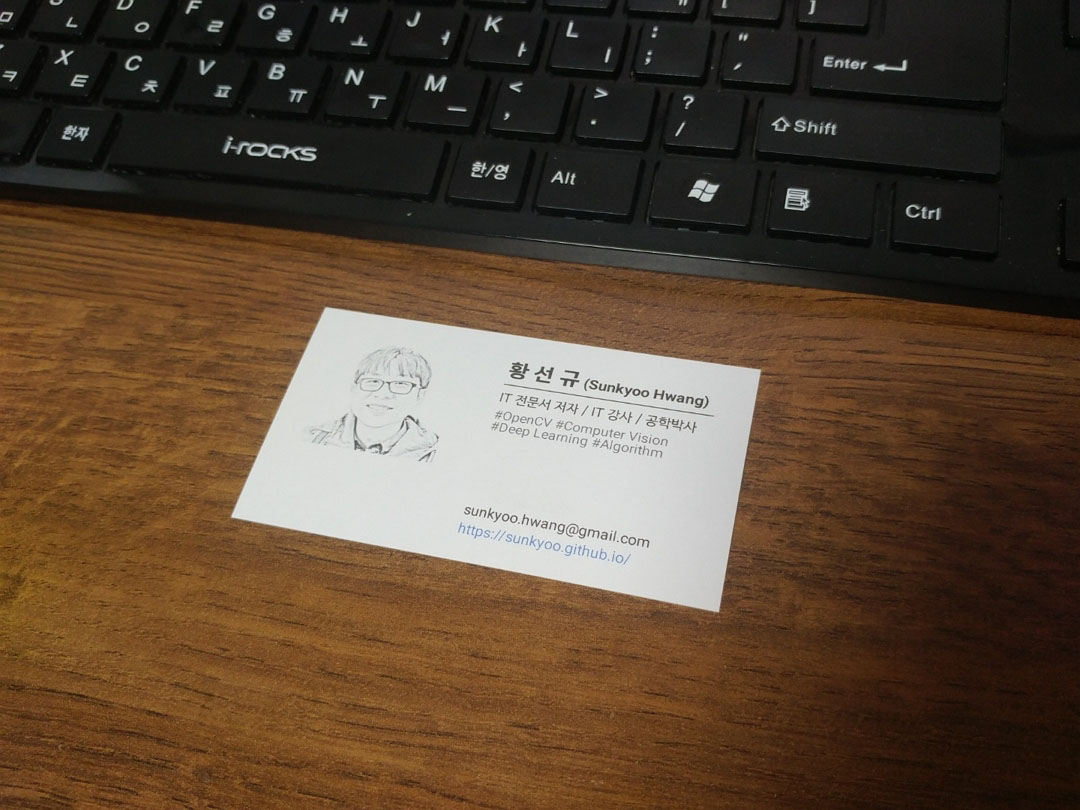
#> input picture [3강]명함 검출 및 인식I- 이진화/namecard1.jpg, 1080 x 810 px
$ jupyter execute --allow-errors '1. threshold.ipynb'
#> lines starting #> are read from the running program, lines starting #| are printed output that depends on the picture
[cell 1]
import sys
import cv2
import histogram
import matplotlib.pyplot as plt

filename = 'namecard1.jpg'

src = cv2.imread(filename, cv2.IMREAD_GRAYSCALE)
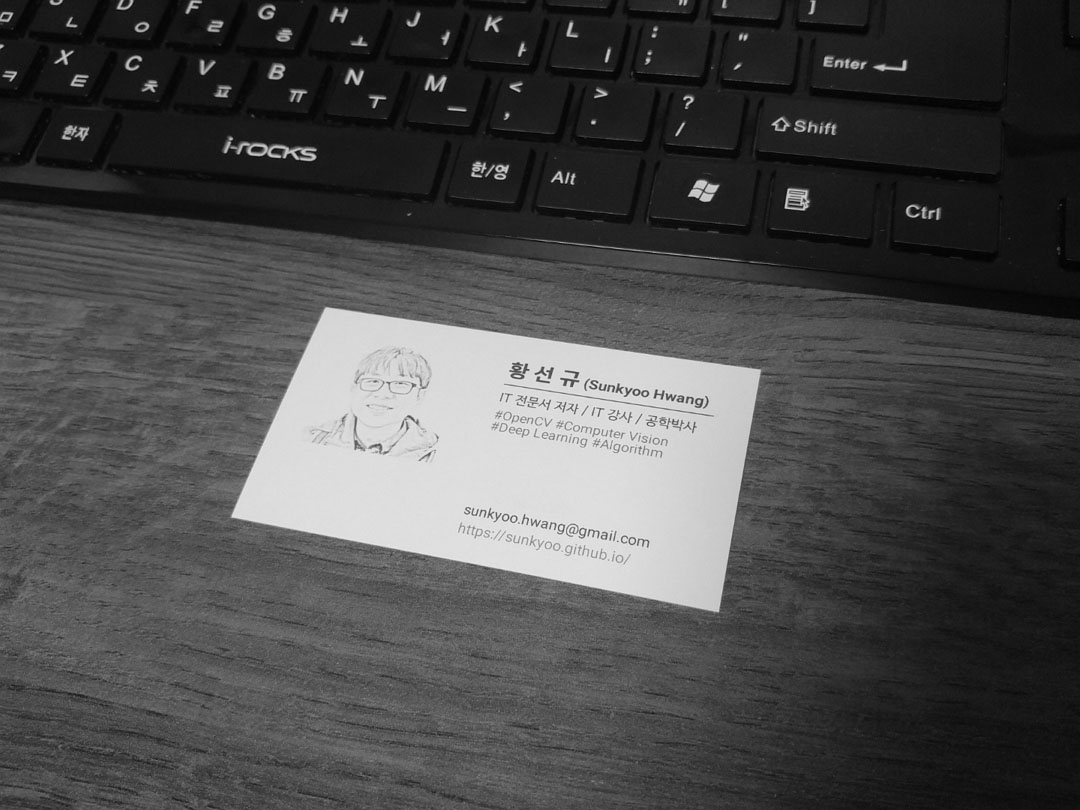
#> src: shape (810, 1080); min 0, max 253, mean 74.9

if src is None:
    print('Image load failed!')
    sys.exit()

src = cv2.resize(src, (0, 0), fx = 0.5, fy = 0.5)
#> src: shape (405, 540)
cv2.imshow('src', src)

#> (the rest of this cell did not finish here and is left out)

- 위 사진처럼, 임계값을 Trackbar를 통해 , 변경하면서 직관적으로 확인 가능

##### 번외로, matplotlib을 활용하여 histogram 그리기

[cell 2]
plt.hist(src.ravel(), 256, [0,256])
plt.show()
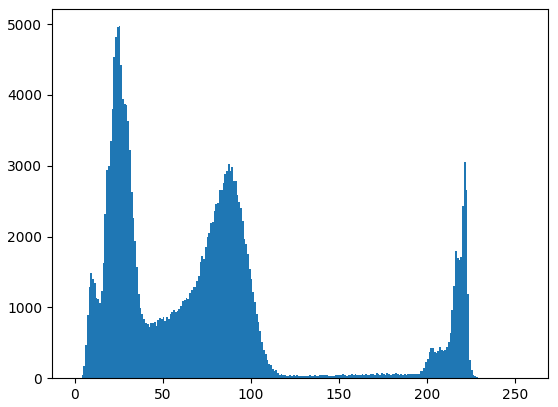
#> figure drawn by matplotlib, 1 panel; tallest bar 4971 high, from x = 25 to 26

$ run again, with [3강]명함 검출 및 인식I- 이진화/namecard3.jpg copied over [3강]명함 검출 및 인식I- 이진화/namecard1.jpg
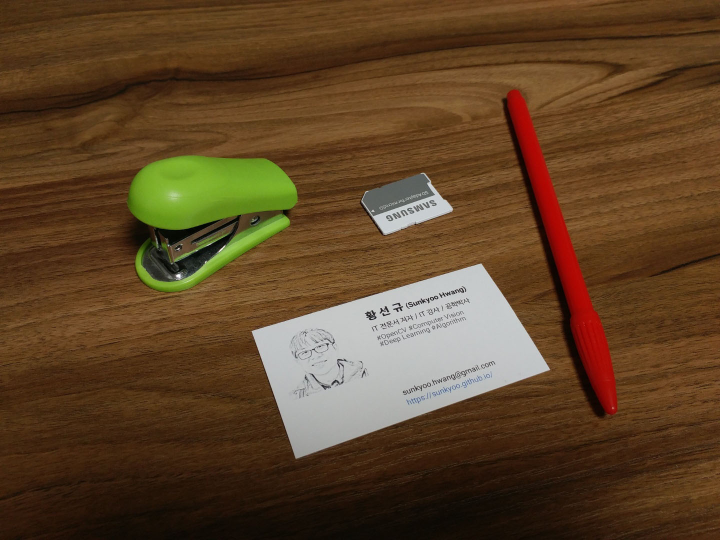
#> input picture [3강]명함 검출 및 인식I- 이진화/namecard3.jpg, 1440 x 1080 px (shown at 1/2 size)
#> `src = cv2.resize(src, (0, 0), fx = 0.5, fy = 0.5)`:
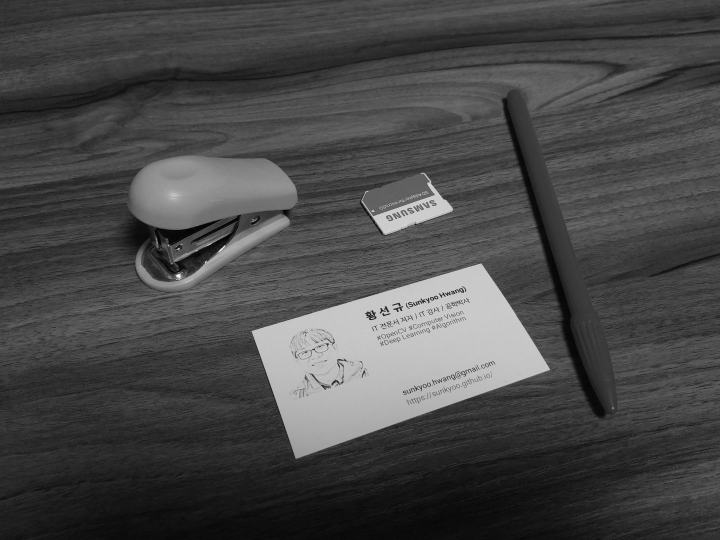
#> src: shape (540, 720); min 1, max 253, mean 72.4
#> `plt.show()`:
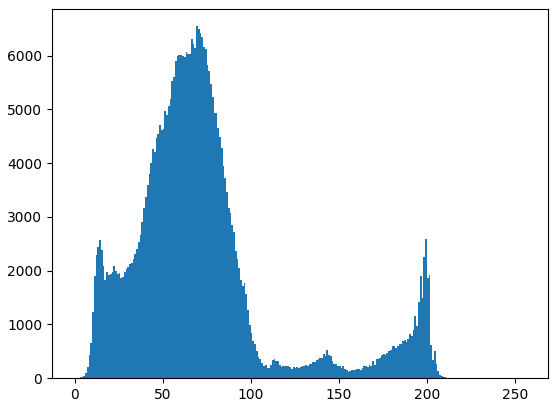
#> figure drawn by matplotlib, 1 panel; tallest bar 6546 high, from x = 69 to 70
